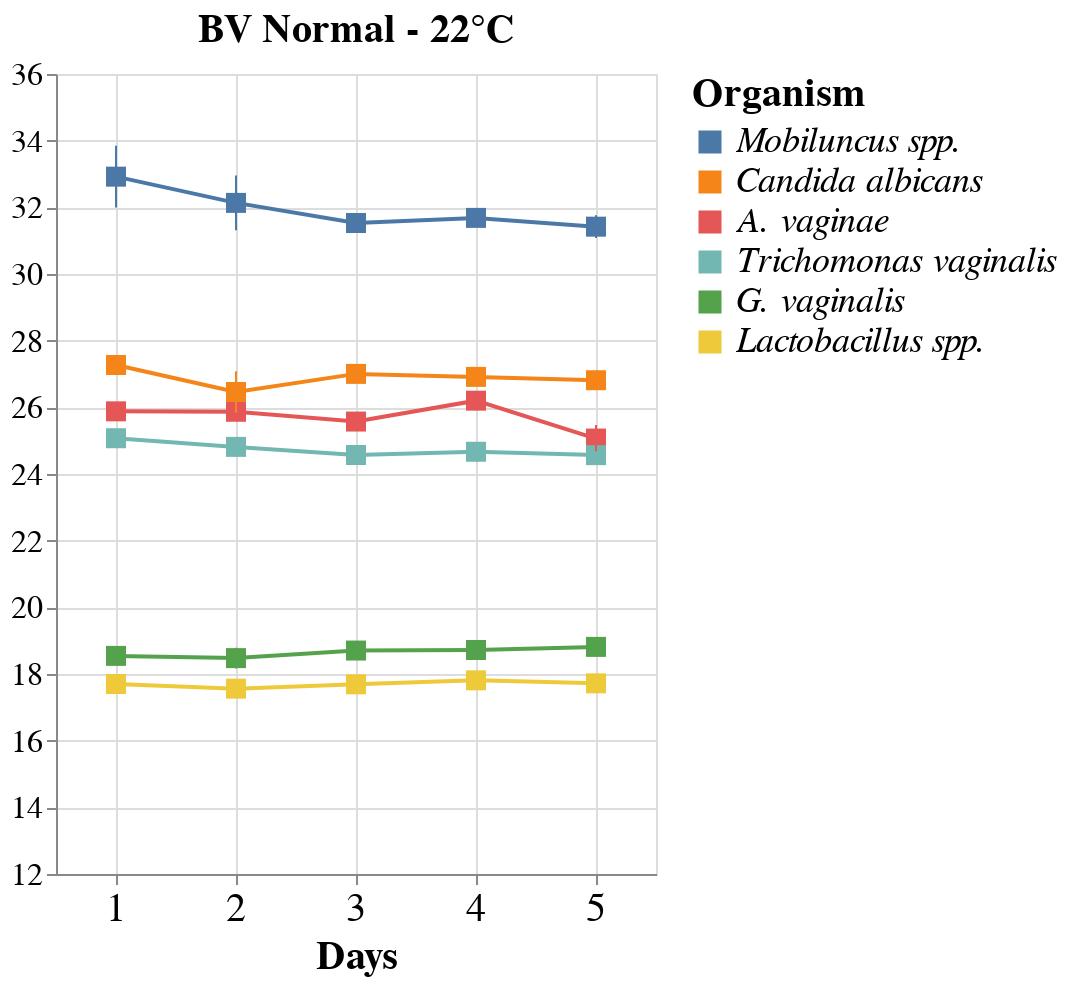

Source (notebook cell):
### Code cell
order= ['Mobiluncus spp.', 'Candida albicans','A. vaginae', 'Trichomonas vaginalis', 'G. vaginalis','Lactobacillus spp' ]
normal_grouped = stability_df[(stability_df['BV_Interpretation'] == 'Normal')& (stability_df['Temperature'] == 22)]
title = alt.TitleParams('BV Normal - 22°C', fontSize=20)
normal_chart= alt.Chart(normal_grouped, title=title).mark_square(size=100).encode(alt.X('Day:O', title='Days', axis=alt.Axis(labelAngle=0, labelFontSize=20, titleFontSize=20, grid=True )),
                                                      alt.Y('mean(Ct value):Q',  scale=alt.Scale(zero=False,domain=[12,35]), title= 'Average Ct value', axis=alt.Axis(labelFontSize=16, titleFontSize=20, grid=True )),
                                                        alt.Color('Organism:N',sort=order, title='Organism'))
                                                            
                                                           
line_normal = alt.Chart(normal_grouped).mark_line().encode(alt.X('Day:O', title='Days', axis=alt.Axis(labelAngle=0, labelFontSize=20, titleFontSize=20, grid=True )),
                                                      alt.Y('mean(Ct value):Q', sort=order, scale=alt.Scale(zero=False,domain=[12,35]), title= None, axis=alt.Axis(labelFontSize=16, titleFontSize=20, grid=True )),
                                                        alt.Color('Organism:N',sort=order, title='Organism'),
                                                          )
                                          
error_bars_norm = alt.Chart(normal_grouped).mark_errorbar(extent='stderr').encode(alt.X('Day:O'),
                                                                          alt.Y('mean(Ct value):Q', title='Average Ct value'),alt.Color('Organism:N', sort=order))
                                                         
                                                  

normal_layer = alt.layer(normal_chart + line_normal + error_bars_norm).properties(width=300, height=400).configure_legend(titleFontSize=20, labelFontSize=18, labelFontStyle='Italic', labelLimit=900)
normal_layer

### Figure 1 — Vega-Lite specification as saved in the notebook (floating-point values rounded to 4 significant figures)
{"config": {"view": {"continuousWidth": 400, "continuousHeight": 300}, "legend": {"labelFontSize": 18, "labelFontStyle": "Italic", "labelLimit": 900, "titleFontSize": 20}}, "layer": [{"layer": [{"mark": {"type": "square", "size": 100}, "encoding": {"color": {"field": "Organism", "sort": ["Mobiluncus spp.", "Candida albicans", "A. vaginae", "Trichomonas vaginalis", "G. vaginalis", "Lactobacillus spp"], "title": "Organism", "type": "nominal"}, "x": {"axis": {"grid": true, "labelAngle": 0, "labelFontSize": 20, "titleFontSize": 20}, "field": "Day", "title": "Days", "type": "ordinal"}, "y": {"aggregate": "mean", "axis": {"grid": true, "labelFontSize": 16, "titleFontSize": 20}, "field": "Ct value", "scale": {"domain": [12, 35], "zero": false}, "title": "Average Ct value", "type": "quantitative"}}, "title": {"text": "BV Normal - 22°C", "fontSize": 20}}, {"mark": "line", "encoding": {"color": {"field": "Organism", "sort": ["Mobiluncus spp.", "Candida albicans", "A. vaginae", "Trichomonas vaginalis", "G. vaginalis", "Lactobacillus spp"], "title": "Organism", "type": "nominal"}, "x": {"axis": {"grid": true, "labelAngle": 0, "labelFontSize": 20, "titleFontSize": 20}, "field": "Day", "title": "Days", "type": "ordinal"}, "y": {"aggregate": "mean", "axis": {"grid": true, "labelFontSize": 16, "titleFontSize": 20}, "field": "Ct value", "scale": {"domain": [12, 35], "zero": false}, "sort": ["Mobiluncus spp.", "Candida albicans", "A. vaginae", "Trichomonas vaginalis", "G. vaginalis", "Lactobacillus spp"], "title": null, "type": "quantitative"}}}, {"mark": {"type": "errorbar", "extent": "stderr"}, "encoding": {"color": {"field": "Organism", "sort": ["Mobiluncus spp.", "Candida albicans", "A. vaginae", "Trichomonas vaginalis", "G. vaginalis", "Lactobacillus spp"], "type": "nominal"}, "x": {"field": "Day", "type": "ordinal"}, "y": {"aggregate": "mean", "field": "Ct value", "title": "Average Ct value", "type": "quantitative"}}}]}], "data": {"name": "data-9f22a7218f1d7a9870dee7fa80fb9140"}, "height": 400, "width": 300, "$schema": "https://vega.github.io/schema/vega-lite/v4.17.0.json", "datasets": {"data-9f22a7218f1d7a9870dee7fa80fb9140": [{"Sample": 1, "Day": 1, "Temperature": 22, "BV_Interpretation": "Normal", "Organism": "Lactobacillus spp.", "Ct value": 17.67}, {"Sample": 2, "Day": 1, "Temperature": 22, "BV_Interpretation": "Normal", "Organism": "Lactobacillus spp.", "Ct value": 17.75}, {"Sample": 3, "Day": 1, "Temperature": 22, "BV_Interpretation": "Normal", "Organism": "Lactobacillus spp.", "Ct value": 17.68}, {"Sample": 1, "Day": 1, "Temperature": 22, "BV_Interpretation": "Normal", "Organism": "G. vaginalis", "Ct value": 18.4}, {"Sample": 2, "Day": 1, "Temperature": 22, "BV_Interpretation": "Normal", "Organism": "G. vaginalis", "Ct value": 18.73}, {"Sample": 3, "Day": 1, "Temperature": 22, "BV_Interpretation": "Normal", "Organism": "G. vaginalis", "Ct value": 18.5}, {"Sample": 1, "Day": 1, "Temperature": 22, "BV_Interpretation": "Normal", "Organism": "A. vaginae", "Ct value": 25.87}, {"Sample": 2, "Day": 1, "Temperature": 22, "BV_Interpretation": "Normal", "Organism": "A. vaginae", "Ct value": 25.57}, {"Sample": 3, "Day": 1, "Temperature": 22, "BV_Interpretation": "Normal", "Organism": "A. vaginae", "Ct value": 26.2}, {"Sample": 1, "Day": 1, "Temperature": 22, "BV_Interpretation": "Normal", "Organism": "Mobiluncus spp.", "Ct value": 34.43}, {"Sample": 2, "Day": 1, "Temperature": 22, "BV_Interpretation": "Normal", "Organism": "Mobiluncus spp.", "Ct value": 31.24}, {"Sample": 3, "Day": 1, "Temperature": 22, "BV_Interpretation": "Normal", "Organism": "Mobiluncus spp.", "Ct value": 33.09}, {"Sample": 1, "Day": 2, "Temperature": 22, "BV_Interpretation": "Normal", "Organism": "Lactobacillus spp.", "Ct value": 17.14}, {"Sample": 2, "Day": 2, "Temperature": 22, "BV_Interpretation": "Normal", "Organism": "Lactobacillus spp.", "Ct value": 17.81}, {"Sample": 3, "Day": 2, "Temperature": 22, "BV_Interpretation": "Normal", "Organism": "Lactobacillus spp.", "Ct value": 17.73}, {"Sample": 1, "Day": 2, "Temperature": 22, "BV_Interpretation": "Normal", "Organism": "G. vaginalis", "Ct value": 17.86}, {"Sample": 2, "Day": 2, "Temperature": 22, "BV_Interpretation": "Normal", "Organism": "G. vaginalis", "Ct value": 18.83}, {"Sample": 3, "Day": 2, "Temperature": 22, "BV_Interpretation": "Normal", "Organism": "G. vaginalis", "Ct value": 18.74}, {"Sample": 1, "Day": 2, "Temperature": 22, "BV_Interpretation": "Normal", "Organism": "A. vaginae", "Ct value": 26.24}, {"Sample": 2, "Day": 2, "Temperature": 22, "BV_Interpretation": "Normal", "Organism": "A. vaginae", "Ct value": 25.55}, {"Sample": 3, "Day": 2, "Temperature": 22, "BV_Interpretation": "Normal", "Organism": "A. vaginae", "Ct value": 25.81}, {"Sample": 1, "Day": 2, "Temperature": 22, "BV_Interpretation": "Normal", "Organism": "Mobiluncus spp.", "Ct value": 33.77}, {"Sample": 2, "Day": 2, "Temperature": 22, "BV_Interpretation": "Normal", "Organism": "Mobiluncus spp.", "Ct value": 31.24}, {"Sample": 3, "Day": 2, "Temperature": 22, "BV_Interpretation": "Normal", "Organism": "Mobiluncus spp.", "Ct value": 31.39}, {"Sample": 1, "Day": 3, "Temperature": 22, "BV_Interpretation": "Normal", "Organism": "Lactobacillus spp.", "Ct value": 17.67}, {"Sample": 2, "Day": 3, "Temperature": 22, "BV_Interpretation": "Normal", "Organism": "Lactobacillus spp.", "Ct value": 17.62}, {"Sample": 3, "Day": 3, "Temperature": 22, "BV_Interpretation": "Normal", "Organism": "Lactobacillus spp.", "Ct value": 17.78}, {"Sample": 1, "Day": 3, "Temperature": 22, "BV_Interpretation": "Normal", "Organism": "G. vaginalis", "Ct value": 18.65}, {"Sample": 2, "Day": 3, "Temperature": 22, "BV_Interpretation": "Normal", "Organism": "G. vaginalis", "Ct value": 18.69}, {"Sample": 3, "Day": 3, "Temperature": 22, "BV_Interpretation": "Normal", "Organism": "G. vaginalis", "Ct value": 18.77}, {"Sample": 1, "Day": 3, "Temperature": 22, "BV_Interpretation": "Normal", "Organism": "A. vaginae", "Ct value": 26.1}, {"Sample": 2, "Day": 3, "Temperature": 22, "BV_Interpretation": "Normal", "Organism": "A. vaginae", "Ct value": 25.31}, {"Sample": 3, "Day": 3, "Temperature": 22, "BV_Interpretation": "Normal", "Organism": "A. vaginae", "Ct value": 25.31}, {"Sample": 1, "Day": 3, "Temperature": 22, "BV_Interpretation": "Normal", "Organism": "Mobiluncus spp.", "Ct value": 31.35}, {"Sample": 2, "Day": 3, "Temperature": 22, "BV_Interpretation": "Normal", "Organism": "Mobiluncus spp.", "Ct value": 31.59}, {"Sample": 3, "Day": 3, "Temperature": 22, "BV_Interpretation": "Normal", "Organism": "Mobiluncus spp.", "Ct value": 31.65}, {"Sample": 1, "Day": 4, "Temperature": 22, "BV_Interpretation": "Normal", "Organism": "Lactobacillus spp.", "Ct value": 17.72}, {"Sample": 2, "Day": 4, "Temperature": 22, "BV_Interpretation": "Normal", "Organism": "Lactobacillus spp.", "Ct value": 17.83}, {"Sample": 3, "Day": 4, "Temperature": 22, "BV_Interpretation": "Normal", "Organism": "Lactobacillus spp.", "Ct value": 17.88}, {"Sample": 1, "Day": 4, "Temperature": 22, "BV_Interpretation": "Normal", "Organism": "G. vaginalis", "Ct value": 18.72}, {"Sample": 2, "Day": 4, "Temperature": 22, "BV_Interpretation": "Normal", "Organism": "G. vaginalis", "Ct value": 18.7}, {"Sample": 3, "Day": 4, "Temperature": 22, "BV_Interpretation": "Normal", "Organism": "G. vaginalis", "Ct value": 18.74}, {"Sample": 1, "Day": 4, "Temperature": 22, "BV_Interpretation": "Normal", "Organism": "A. vaginae", "Ct value": 26.55}, {"Sample": 2, "Day": 4, "Temperature": 22, "BV_Interpretation": "Normal", "Organism": "A. vaginae", "Ct value": 26.02}, {"Sample": 3, "Day": 4, "Temperature": 22, "BV_Interpretation": "Normal", "Organism": "A. vaginae", "Ct value": 26.03}, {"Sample": 1, "Day": 4, "Temperature": 22, "BV_Interpretation": "Normal", "Organism": "Mobiluncus spp.", "Ct value": 31.62}, {"Sample": 2, "Day": 4, "Temperature": 22, "BV_Interpretation": "Normal", "Organism": "Mobiluncus spp.", "Ct value": 32.08}, {"Sample": 3, "Day": 4, "Temperature": 22, "BV_Interpretation": "Normal", "Organism": "Mobiluncus spp.", "Ct value": 31.35}, {"Sample": 1, "Day": 5, "Temperature": 22, "BV_Interpretation": "Normal", "Organism": "Lactobacillus spp.", "Ct value": 17.76}, {"Sample": 2, "Day": 5, "Temperature": 22, "BV_Interpretation": "Normal", "Organism": "Lactobacillus spp.", "Ct value": 17.75}, {"Sample": 3, "Day": 5, "Temperature": 22, "BV_Interpretation": "Normal", "Organism": "Lactobacillus spp.", "Ct value": 17.65}, {"Sample": 1, "Day": 5, "Temperature": 22, "BV_Interpretation": "Normal", "Organism": "G. vaginalis", "Ct value": 18.79}, {"Sample": 2, "Day": 5, "Temperature": 22, "BV_Interpretation": "Normal", "Organism": "G. vaginalis", "Ct value": 18.88}, {"Sample": 3, "Day": 5, "Temperature": 22, "BV_Interpretation": "Normal", "Organism": "G. vaginalis", "Ct value": 18.77}, {"Sample": 1, "Day": 5, "Temperature": 22, "BV_Interpretation": "Normal", "Organism": "A. vaginae", "Ct value": 25.86}, {"Sample": 2, "Day": 5, "Temperature": 22, "BV_Interpretation": "Normal", "Organism": "A. vaginae", "Ct value": 24.78}, {"Sample": 3, "Day": 5, "Temperature": 22, "BV_Interpretation": "Normal", "Organism": "A. vaginae", "Ct value": 24.55}, {"Sample": 1, "Day": 5, "Temperature": 22, "BV_Interpretation": "Normal", "Organism": "Mobiluncus spp.", "Ct value": 30.83}, {"Sample": 2, "Day": 5, "Temperature": 22, "BV_Interpretation": "Normal", "Organism": "Mobiluncus spp.", "Ct value": 31.41}, {"Sample": 3, "Day": 5, "Temperature": 22, "BV_Interpretation": "Normal", "Organism": "Mobiluncus spp.", "Ct value": 32.02}, {"Sample": 1, "Day": 1, "Temperature": 22, "BV_Interpretation": "Normal", "Organism": "Candida albicans", "Ct value": 27.4}, {"Sample": 2, "Day": 1, "Temperature": 22, "BV_Interpretation": "Normal", "Organism": "Candida albicans", "Ct value": 27.31}, {"Sample": 3, "Day": 1, "Temperature": 22, "BV_Interpretation": "Normal", "Organism": "Candida albicans", "Ct value": 27.1}, {"Sample": 1, "Day": 1, "Temperature": 22, "BV_Interpretation": "Normal", "Organism": "Trichomonas vaginalis", "Ct value": 25.17}, {"Sample": 2, "Day": 1, "Temperature": 22, "BV_Interpretation": "Normal", "Organism": "Trichomonas vaginalis", "Ct value": 25.16}, {"Sample": 3, "Day": 1, "Temperature": 22, "BV_Interpretation": "Normal", "Organism": "Trichomonas vaginalis", "Ct value": 24.89}, {"Sample": 1, "Day": 2, "Temperature": 22, "BV_Interpretation": "Normal", "Organism": "Candida albicans", "Ct value": 25.21}, {"Sample": 2, "Day": 2, "Temperature": 22, "BV_Interpretation": "Normal", "Organism": "Candida albicans", "Ct value": 27.03}, {"Sample": 3, "Day": 2, "Temperature": 22, "BV_Interpretation": "Normal", "Organism": "Candida albicans", "Ct value": 27.14}, {"Sample": 1, "Day": 2, "Temperature": 22, "BV_Interpretation": "Normal", "Organism": "Trichomonas vaginalis", "Ct value": 25.25}, {"Sample": 2, "Day": 2, "Temperature": 22, "BV_Interpretation": "Normal", "Organism": "Trichomonas vaginalis", "Ct value": 24.61}, {"Sample": 3, "Day": 2, "Temperature": 22, "BV_Interpretation": "Normal", "Organism": "Trichomonas vaginalis", "Ct value": 24.58}, {"Sample": 1, "Day": 3, "Temperature": 22, "BV_Interpretation": "Normal", "Organism": "Candida albicans", "Ct value": 26.88}, {"Sample": 2, "Day": 3, "Temperature": 22, "BV_Interpretation": "Normal", "Organism": "Candida albicans", "Ct value": 26.89}, {"Sample": 3, "Day": 3, "Temperature": 22, "BV_Interpretation": "Normal", "Organism": "Candida albicans", "Ct value": 27.24}, {"Sample": 1, "Day": 3, "Temperature": 22, "BV_Interpretation": "Normal", "Organism": "Trichomonas vaginalis", "Ct value": 24.75}, {"Sample": 2, "Day": 3, "Temperature": 22, "BV_Interpretation": "Normal", "Organism": "Trichomonas vaginalis", "Ct value": 24.55}, {"Sample": 3, "Day": 3, "Temperature": 22, "BV_Interpretation": "Normal", "Organism": "Trichomonas vaginalis", "Ct value": 24.41}, {"Sample": 1, "Day": 4, "Temperature": 22, "BV_Interpretation": "Normal", "Organism": "Candida albicans", "Ct value": 26.92}, {"Sample": 2, "Day": 4, "Temperature": 22, "BV_Interpretation": "Normal", "Organism": "Candida albicans", "Ct value": 26.82}, {"Sample": 3, "Day": 4, "Temperature": 22, "BV_Interpretation": "Normal", "Organism": "Candida albicans", "Ct value": 27.0}, {"Sample": 1, "Day": 4, "Temperature": 22, "BV_Interpretation": "Normal", "Organism": "Trichomonas vaginalis", "Ct value": 24.89}, {"Sample": 2, "Day": 4, "Temperature": 22, "BV_Interpretation": "Normal", "Organism": "Trichomonas vaginalis", "Ct value": 24.56}, {"Sample": 3, "Day": 4, "Temperature": 22, "BV_Interpretation": "Normal", "Organism": "Trichomonas vaginalis", "Ct value": 24.55}, {"Sample": 1, "Day": 5, "Temperature": 22, "BV_Interpretation": "Normal", "Organism": "Candida albicans", "Ct value": 26.78}, {"Sample": 2, "Day": 5, "Temperature": 22, "BV_Interpretation": "Normal", "Organism": "Candida albicans", "Ct value": 26.92}, {"Sample": 3, "Day": 5, "Temperature": 22, "BV_Interpretation": "Normal", "Organism": "Candida albicans", "Ct value": 26.74}, {"Sample": 1, "Day": 5, "Temperature": 22, "BV_Interpretation": "Normal", "Organism": "Trichomonas vaginalis", "Ct value": 24.8}, {"Sample": 2, "Day": 5, "Temperature": 22, "BV_Interpretation": "Normal", "Organism": "Trichomonas vaginalis", "Ct value": 24.41}, {"Sample": 3, "Day": 5, "Temperature": 22, "BV_Interpretation": "Normal", "Organism": "Trichomonas vaginalis", "Ct value": 24.49}]}}
